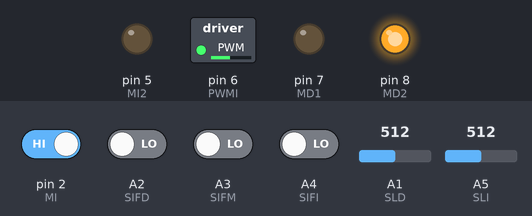
The sketch below on a simulated Arduino Uno, built with avr-gcc and run on an emulated ATmega328P. Parts: switched loads named in the sketch (green lamp = pin HIGH), output pins drawn as LEDs (lit = HIGH). Wiring (inferred from the names in the program): TM1637 display: clock pin 4; DIO pin 3. Dashed ring = blinking. The inputs (shaded band) are chosen by the test bench; at power-on: pin 2 (MI) HIGH, A2 (SIFD), A3 (SIFM), A4 (SIFI) LOW, A1 (SLD) = 512, A5 (SLI) = 512. Pins used as bus, display or sensor lines are not drawn.

Above: at 1.2 s.
1.3 s: A1 (SLD) set to 110
2.8 s: A1 (SLD) set to 89
At 3.7 s:
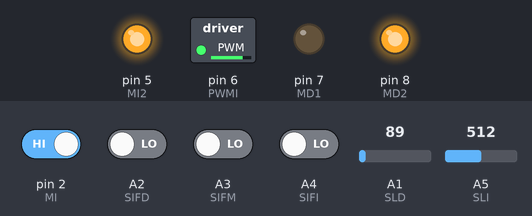
4.3 s: A5 (SLI) set to 105
5.8 s: A5 (SLI) set to 88
At 6.05 s:
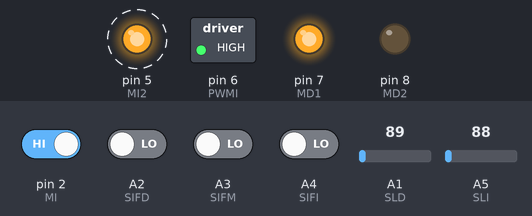
8.8 s: pin 2 (MI) driven LOW
At 9.9 s:
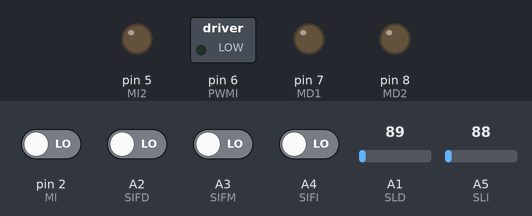
10.3 s: pin 2 (MI) driven HIGH
At 10.55 s:
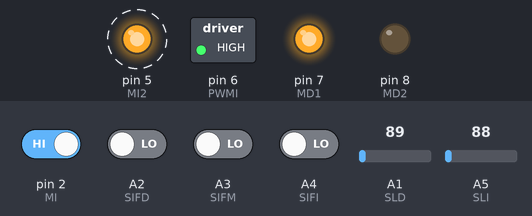
Timing chart, 0 to 14.3 s (numbered marks = the images above; inputs shaded):
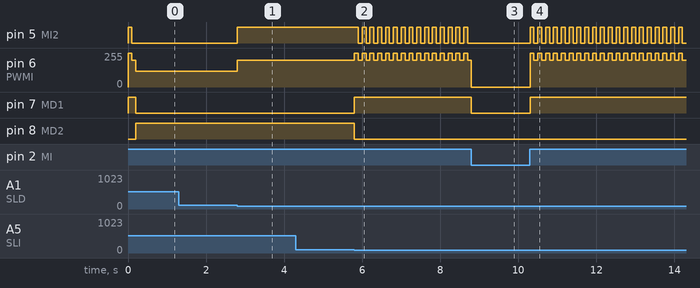

The sketch:

Codigo_Mob100.ino
```cpp
// Pines de sensores
#define SLD A1 // Sensor de línea derecho
#define SIFD A2 // Sensor infrarrojo derecho
#define SIFM A3 // Sensor infrarrojo medio
#define SIFI A4 // Sensor infrarrojo izquierdo
#define SLI A5 // Sensor de línea izquierdo


// Pines motores
// Motor derecho
#define PWMD 3 // PWM del motor derecho
#define MI1 4//adelante
#define MI2 5//atras
// Motor izquierdo
#define PWMI 6 // PWM del motor izquierdo
#define MD1 7//adelante
#define MD2 8//atras

// Pines externos
#define MI 2// Modulo de arranque
// Variables globales
bool  IFD=false; // Infrarrojo derecho
bool  IFM=false; // Infrarrojo medio
bool  IFI=false; // Infrarrojo izquierdo
bool  LD=0; // Sensor línea derecho
bool  LI=0; // Sensor línea izquierdo
int   MIS=0; // Estado del modulo de arranque
int REF=100;

void Sensores(){
  // Lectura de sensores infrarrojos
  IFD=digitalRead(SIFD);
  IFM=digitalRead(SIFM);
  IFI=digitalRead(SIFI);
  int RLD =analogRead(SLD);
  int RLI =analogRead(SLI);

  // Conversión de valores analógico a booleano para sensores de línea

  if (RLD < REF){
    LD=0;
    }
  else{
    LD=1;
      }

  if (RLI < REF){
    LI=0;
    }
  else{
    LI=1;
      }
  }


void setup() {
  //Sensores
  pinMode(SIFD,INPUT);
  pinMode(SIFM,INPUT);
  pinMode(SIFI,INPUT);
  pinMode(SLI,INPUT);
  pinMode(SLD,INPUT);
  //Motores
  pinMode(MD1,OUTPUT);
  pinMode(MD2,OUTPUT);
  pinMode(MI1,OUTPUT);
  pinMode(MI2,OUTPUT);
  //Extras
  pinMode(MI,INPUT);
  // delay(5000);
  // Interrucpión para dar fin
  attachInterrupt(digitalPinToInterrupt(MI),Paro,LOW);
  // Condición de inicio
 while (MIS==0){
   MIS=digitalRead(MI);
             }

}
void Embestida(){
  analogWrite(PWMD, 255);
  digitalWrite(MD2,HIGH);
  digitalWrite(MD1,LOW);
  analogWrite(PWMI, 255);
  digitalWrite(MI1,HIGH);
  digitalWrite(MI2,LOW);
  }
void Adelante(){
  analogWrite(PWMD, 120);
  digitalWrite(MD2,HIGH);
  digitalWrite(MD1,LOW);
  analogWrite(PWMI, 120);
  digitalWrite(MI1,HIGH);
  digitalWrite(MI2,LOW);
  }
void Atras(){
  analogWrite(PWMD, 255);
  digitalWrite(MD2,LOW);
  digitalWrite(MD1,HIGH);
  analogWrite(PWMI, 255);
  digitalWrite(MI1,LOW);
  digitalWrite(MI2,HIGH);
  }
void Izquierda(){
  analogWrite(PWMD, 200);
  digitalWrite(MD2,HIGH);
  digitalWrite(MD1,LOW);
  analogWrite(PWMI, 200);
  digitalWrite(MI1,LOW);
  digitalWrite(MI2,HIGH);
  }
void Derecha(){
  analogWrite(PWMD, 200);
  digitalWrite(MD1,HIGH);
  digitalWrite(MD2,LOW);
  analogWrite(PWMI, 200);
  digitalWrite(MI1,HIGH);
  digitalWrite(MI2,LOW);
  }
void Paro(){
  analogWrite(PWMD, 0);
  digitalWrite(MD1,LOW);
  digitalWrite(MD2,LOW);
  analogWrite(PWMI,0);
  digitalWrite(MI1,LOW);
  digitalWrite(MI2,LOW);
  }

void loop() {
  if (LD==0 && LI==0){    // 0 es blanco
    if(IFD==1 && IFI==0 && IFM==0){
      Derecha();
      delay(30);
      Sensores();
      }
    else if(IFD==0 && IFI==1 && IFM==0){
        Izquierda();
        delay(30);
        Sensores();
      }
    else{
        Atras();
        delay(100);
        Derecha();
        delay(100);
        Sensores();
        }
    }

    if (LD==0 && LI==1){
      if(IFD==1 && IFI==0 && IFM==0){
        Derecha();
        delay(30);
        Sensores();
        }
      else if(IFD==0 && IFI==1 && IFM==0){
        Izquierda();
        delay(30);
        Sensores();
       }
      else{
        Izquierda();
        Sensores();
      }
    }

    if (LD==1 && LI==0){
      if(IFD==1 && IFI==0 && IFM==0){
        Derecha();
        delay(30);
        Sensores();
        }
        else if(IFD==0 && IFI==1 && IFM==0){
          Izquierda();
          delay(30);
          Sensores();
          }
          else{
            Derecha();
            Sensores();
            }
    }

    if (LD==1 && LI==1){
      if(IFD==0 && IFI==0 && IFM==1){
        Embestida();
        Sensores();
        }
        else if(IFD==0 && IFI==1 && IFM==0){
          Izquierda();
          delay(30);
          Sensores();
          }
        else if(IFD==1 && IFI==0 && IFM==0){
          Derecha();
          delay(30);
          Sensores();
          }
          else{
            Adelante();
            Sensores();
        }
    }
    }
```

Measured:
- the behaviour switches between 100 and 99 on A1 (SLD) (found by bisection; images 0 and 1)
- the behaviour switches between 100 and 99 on A5 (SLI) (found by bisection; images 1 and 2)
- after the input at 1.3 s, every drawn part: stays the same
- after the input at 2.8 s, pin 5 (MI2): LOW → HIGH at once; pin 6 (PWMI): 120/255 → 200/255 at once
- after the input at 4.3 s, every drawn part: stays the same
- after the input at 5.8 s, pin 5 (MI2): alternates HIGH for 0.10 s and LOW for 0.10 s, starting after 0.10 s; pin 6 (PWMI): alternates 255/255 for 0.10 s and 200/255 for 0.10 s, starting at once; pin 7 (MD1): LOW → HIGH at once; pin 8 (MD2): HIGH → LOW at once
- after the input at 8.8 s, pin 5 (MI2): stops changing and stays LOW; pin 7 (MD1): HIGH → LOW at once
- after the input at 10.3 s, pin 5 (MI2): alternates HIGH for 0.10 s and LOW for 0.10 s, starting at once; pin 6 (PWMI): alternates 255/255 for 0.10 s and 200/255 for 0.10 s, starting at once; pin 7 (MD1): LOW → HIGH at once
